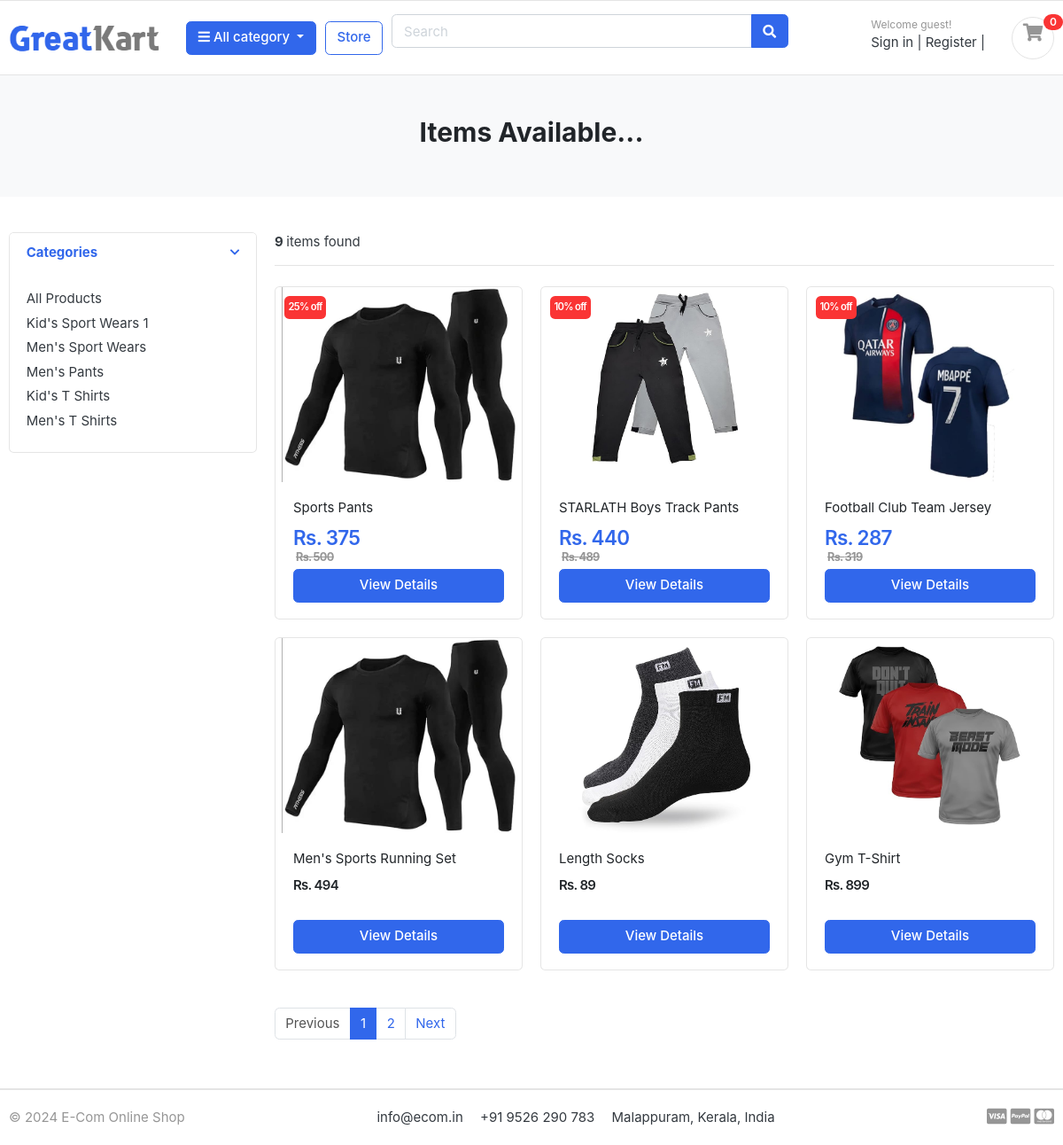
/store/, run on the app's committed database.
### category/models.py (models this page shows, shortened)
class Category(models.Model):
    category_name = models.CharField(max_length=50, unique=True)
    slug = models.SlugField(max_length=100, unique=True)
    description = models.TextField(max_length=255, blank=True)
    category_image = models.ImageField(upload_to='photos/categories', blank=False)
    is_listed = models.BooleanField(default=True)
    class Meta:
        verbose_name = 'category'
        verbose_name_plural = 'categories'
    def get_url(self):
        return reverse('products_by_category', args=[self.slug])

### store/models.py (models this page shows, shortened)
class Product(models.Model):
    product_name = models.CharField(max_length=200, unique=True)
    slug = models.SlugField(max_length=200, unique=True)
    description = models.TextField(max_length=500, blank=True)
    price = models.PositiveIntegerField(
        validators=[MinValueValidator(1)],
        help_text="Enter a number greater than zero")
    product_image = models.ImageField(upload_to='photos/products')
    stock = models.PositiveIntegerField(
        validators=[MinValueValidator(1)],
        help_text="Enter a number greater than zero")
    is_available = models.BooleanField(default=True)
    category = models.ForeignKey(Category, on_delete=models.CASCADE)
    created_date = models.DateTimeField(auto_now_add=True)
    modified_date = models.DateTimeField(auto_now=True)
    offer_percentage = models.PositiveIntegerField(default=0, blank=True, null=True)
    offer_price = models.PositiveIntegerField(default=0, blank=True, null=True)
    is_listed_offer = models.BooleanField(default=True)
    def get_url(self):
        return reverse('product_detail',args=[self.category.slug, self.slug])

### store/views.py (the view)
# urls.py: path('store/',include('store.urls')),
def store(request, category_slug=None):
    categories = None
    products = None
    if category_slug != None:
        categories = get_object_or_404(Category, slug=category_slug)
        products = Product.objects.filter(category=categories, is_available=True)
        paginator = Paginator(products, 6)
        page = request.GET.get('page')
        paged_products = paginator.get_page(page)
        product_count = products.count()
        for item in products:
            discount_price = (item.offer_percentage * item.price)/100
            item.offer_price = item.price - discount_price
            item.save()
    else:
        products = Product.objects.all().filter(is_available=True).order_by('id')
        paginator = Paginator(products, 6)
        page = request.GET.get('page')
        paged_products = paginator.get_page(page)
        product_count = products.count()
        for item in products:
            discount_price = (item.offer_percentage * item.price)/100
            item.offer_price = item.price - discount_price
            item.save()
    context = {
        'products': paged_products,
        'product_count': product_count,
    }
    return render(request, 'store/store.html', context)

### carts/context_processors.py (called while the page is built)
def counter(request):
    cart_count = 0
    if 'admin' in request.path:
        return {}
    else:
        try:
            cart = Cart.objects.filter(cart_id = _cart_id(request))
            if request.user.is_authenticated:
                cart_items = CartItem.objects.all().filter(user=request.user)
            else:
                cart_items = CartItem.objects.all().filter(cart=cart[:1])
            for cart_item in cart_items:
                cart_count += cart_item.quantity
        except Cart.DoesNotExist:
            cart_count = 0
    return dict(cart_count=cart_count)

### carts/views.py (called while the page is built)
def _cart_id(request):
    cart = request.session.session_key
    if not cart:
        cart = request.session.create()
    return cart

### category/context_processors.py (called while the page is built)
def menu_links(request):
    links = Category.objects.all()
    return dict(links=links)

### templates/store/store.html
{% extends 'base.html' %}
{% load static %}
{% block content %}
<section class="section-pagetop bg">
    <div class="container">
        {% if 'search' in request.path %}
            <h2 class="title-page text-center">Search Result...</h2>
        {% else %}
            <h2 class="title-page text-center">Items Available...</h2>
        {% endif %}
    </div>
</section>
<section class="section-content padding-y">
    <div class="container">
        <div class="row">
            <aside class="col-md-3">
                <div class="card">
                    <article class="filter-group">
                        <header class="card-header">
                            <a href="#" data-toggle="collapse" data-target="#collapse_1" aria-expanded="true" class="">
                                <i class="icon-control fa fa-chevron-down"></i>
                                <h6 class="title">Categories</h6>
                            </a>
                        </header>
                        <div class="filter-content collapse show" id="collapse_1" style="">
                            <div class="card-body">
                                <ul class="list-menu">
                                     <li><a href="{% url 'store' %}">All Products</a></li>
                                    {% for category in links %}
                                        {% if category.is_listed %}
                                            <li><a href="{{ category.get_url }}">{{ category.category_name }}</a></li>
                                        {% endif %}
                                    {% endfor %}
                                </ul>
                            </div>
                        </div>
                    </article>
                </div>
            </aside>
            <main class="col-md-9">
                <header class="border-bottom mb-4 pb-3">
                    <div class="form-inline">
                        <span class="mr-md-auto"><b> {{ product_count }} </b> items found </span>
                    </div>
                </header>
                <div class="row">
                    {% if products %}
                        {% for product in products %}
                            {% if product.category.is_listed %}
                                <div class="col-md-4">
                                    <figure class="card card-product-grid">
                                        <div class="img-wrap">
                                            <a href="{{ product.get_url }}"><img src="{{ product.product_image.url }}"></a>
                                        </div>
                                        <figcaption class="info-wrap">
                                            <div class="fix-height">
                                                <a href="{{ product.get_url }}" class="title">{{ product.product_name }}</a>
                                                {% if product.is_listed_offer %}
                                                    {% if product.offer_percentage > 0 %}
                                                        <div class="price-wrap mt-2">
                                                            <span class="badge bg-danger text-white h2 py-2">{{ product.offer_percentage }}% off</span>
                                                            <span class="price h4 font-weight-bold text-primary">Rs. {{ product.offer_price }}</span>
                                                            <br>
                                                            <del class="price-old h6 text-muted">Rs. {{ product.price }}</del>
                                                        </div>
                                                    {% else %}
                                                        <div class="price-wrap mt-2">
                                                            <span class="price">Rs. {{ product.price }}</span>
                                                        </div>
                                                    {% endif %}
                                                {% else %}
                                                    <div class="price-wrap mt-2">
                                                        <span class="price">Rs. {{ product.price }}</span>
                                                    </div>
                                                {% endif %}
                                            </div>
                                            <a href="{{ product.get_url }}" class="btn btn-block btn-primary">View Details</a>
                                        </figcaption>
                                    </figure>
                                </div>
                            {% endif %}
                        {% endfor %}
                    {% else %}
                    <div class="text-center">
                        <h3>No results found, Please search again</h3>
                    </div>
                    {% endif %}
                </div>
                <nav class="mt-4" aria-label="Page navigation sample">
                        {% if products.has_other_pages %}
                            <ul class="pagination">
                                {% if products.has_previous%}
                                    <li class="page-item"><a class="page-link" href="?page={{ products.previous_page_number}}">Previous</a></li>
                                {% else %}
                                    <li class="page-item disabled"><a class="page-link" href="#">Previous</a></li>
                                {% endif %}
                                {% for i in products.paginator.page_range %}
                                    {% if products.number == i %}
                                        <li class="page-item active"><a class="page-link" href="#">{{i}}</a></li>
                                    {% else %}
                                        <li class="page-item"><a class="page-link" href="?page={{i}}">{{i}}</a></li>
                                    {% endif %}
                                {% endfor %}
                                {% if products.has_next %}
                                    <li class="page-item"><a class="page-link" href="?page={{ products.next_page_number}}">Next</a></li>
                                {% else %}
                                    <li class="page-item disabled"><a class="page-link" href="#">Next</a></li>
                                {% endif %}
                            </ul>
                        {% endif %}
                </nav>
            </main>
        </div>
    </div>
</section>
{% endblock %}

### static/css/ui.css (style rules this page uses)
html { font-family: "Inter", sans-serif; font-size: 15px; }
.img-wrap { text-align: center; display: block; }
.img-wrap img { max-width: 100%; }
.price-wrap { letter-spacing: -0.7px; }
.padding-y { padding-top: 40px; padding-bottom: 40px; }
figure { margin-bottom: 0; }
article:after, .form-group:after { display: block; clear: both; content: ""; }
.bg { background-color: #f8f9fa; }
.title-page { color: #212529; }
[class*=list-] li:after { visibility: hidden; display: block; content: ""; overflow: hidden; height: 0; clear: both; }
.list-menu { list-style: none; margin: 0; padding-left: 0; }
.list-menu li { margin-bottom: 5px; }
.list-menu a { color: #343a40; }
[class*=card-product] a.title { color: #212529; display: block; }
[class*=card-product] .badge { top: 10px; left: 10px; position: absolute; }
[class*=card-product] .img-wrap { overflow: hidden; position: relative; }
[class*=card-product] .img-wrap img { height: 100%; max-width: 100%; width: auto; display: inline-block; -o-object-fit: cover; object-fit: cover; }
.card-product-grid { margin-bottom: 20px; }
.card-product-grid .img-wrap { border-radius: 0.2rem 0.2rem 0 0; height: 220px; }
.card-product-grid .info-wrap { overflow: hidden; padding: 18px 20px; }
.card-product-grid .fix-height { height: 80px; overflow: hidden; }
.card .img-wrap { overflow: hidden; }
.price { font-weight: 600; color: #212529; }
.price-old { color: #969696; margin-left: 3px; font-size: 85%; }
.icon-control { margin-top: 5px; float: right; font-size: 80%; }
.card-header .title { margin-bottom: 0; line-height: 1.5; }
.filter-group { border-bottom: 1px solid #e4e4e4; }
.filter-group .card-header { border-bottom: 0; }
.filter-group:last-child { border-bottom: 0; }
.section-pagetop { padding: 45px 0; }

### data on the page
Category: category_name "Kid's Sport Wears 1"
Category: category_name "Men's Sport Wears"
Category: category_name "Men's Pants"
Category: category_name "Kid's T Shirts"
Category: category_name "Men's T Shirts"
Product: product_image (picture), product_name "Sports Pants", offer_percentage "25", offer_price "375", price "500"
Product: product_image (picture), product_name "STARLATH Boys Track Pants", offer_percentage "10", offer_price "440", price "489"
Product: product_image (picture), product_name "Football Club Team Jersey", offer_percentage "10", offer_price "287", price "319"
Product: product_image (picture), product_name "Men's Sports Running Set", price "494"
Product: product_image (picture), product_name "Length Socks", price "89"
Product: product_image (picture), product_name "Gym T-Shirt", price "899"

### other printed values
{{ cart_count }} "0"
{{ product_count }} "9"
{{ i }} "1"
{{ i }} "2"
